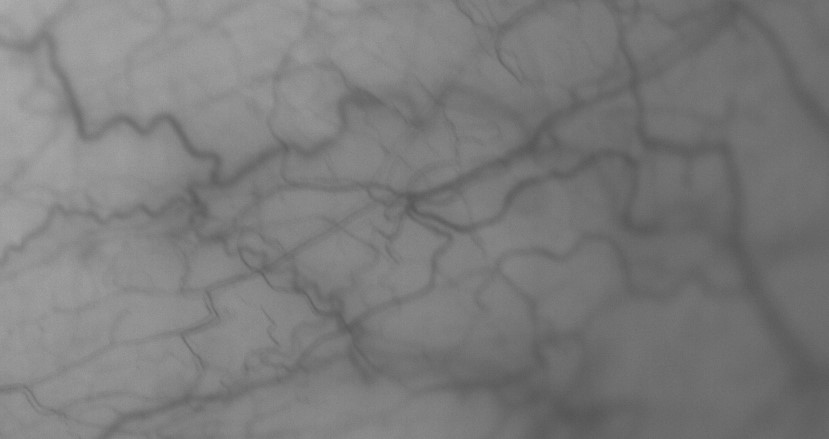
#> input picture myTemplate/vesselGUI/data/18.06.25/18_06_25_04.jpg, 829 x 439 px
$ python vessel_algorithm.py
#> lines starting #> are read from the running program, lines starting #| are printed output that depends on the picture

print('hellow')
import numpy as np
import matplotlib
matplotlib.use('TkAgg')
import matplotlib.pyplot as plt
from skimage.morphology import disk
import os
import sys
import math
import skimage
from skimage import morphology
from skimage import img_as_float
from skimage import img_as_ubyte
from skimage import img_as_uint
from skimage import io
from skimage import util
from scipy.ndimage.filters import convolve
from scipy import signal
from skimage.filters import threshold_otsu
from skimage.filters import rank
from skimage.filters import median

from skimage import img_as_float #convert img, we should use this function. Do Not Use np.astype
from skimage import transform
from skimage.filters.rank import median
from skimage import data, filters

from retinaSeg import retinahelpfunction as rhf
from retinaSeg import retinapreprocess as rpp
import cv2


# [70 lines left out: functions morphology_line, rotate_line_opening, interval_mapping, not called in this run]


class rotateMorphSeg():
	def __init__(self,imgPath):
		#get image path
		self.imgPath = imgPath
		self.oriImg = None
		self.claheImg = None
		self.tophatImg = None
		self.segmentedImg = None
		self.setAlgorithm()

    #def getImage(self):
    #    pass

	def setAlgorithm(self):
		self.oriImg = io.imread(self.imgPath)
#> self.oriImg is the input picture: shape (439, 829, 3); min 85, max 175, mean 123.5
		if len(self.oriImg.shape) == 3:
			self.oriImg = cv2.resize(self.oriImg[:,:,1],(1020,680))
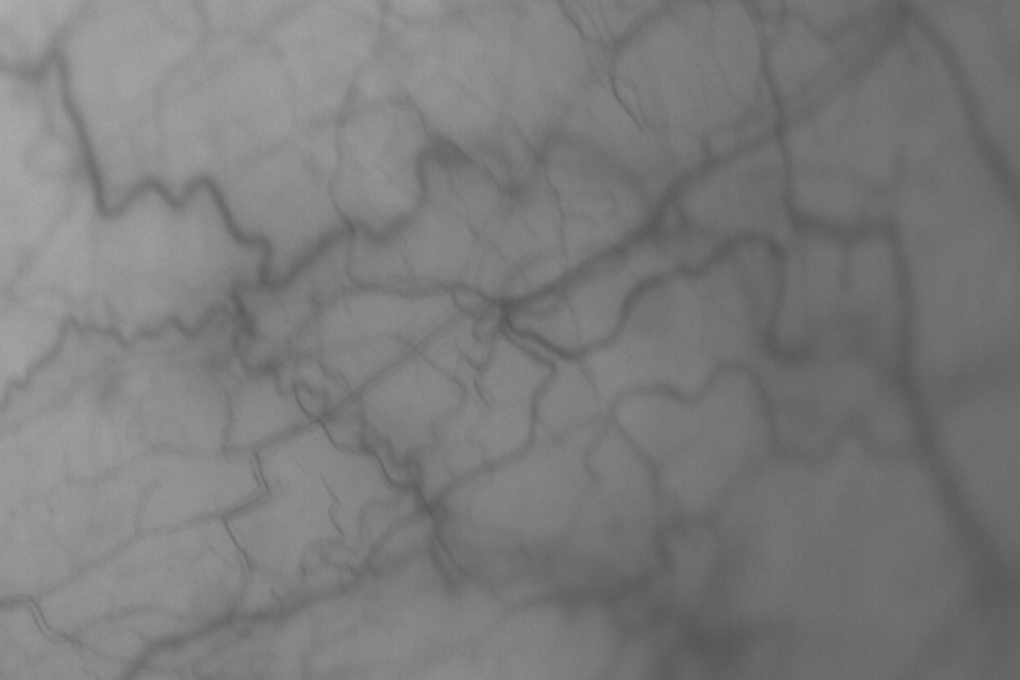
#> self.oriImg: shape (680, 1020); min 86, max 174, mean 123.4
		elif len(self.oriImg.shape) ==2:
			self.oriImg = cv2.resize(self.oriImg,(1020,680))
		else:
			print('img size error!')
			exit(-1)

		skimage.io.imsave('data01.png',self.oriImg)


	#def setHysthresisValue(self):
    #    pass

if __name__ == '__main__':
	print("hellow")
	vesselPath01 = './data/18.06.25/18_06_25_04.jpg'
	temp = rotateMorphSeg(vesselPath01)

$ run again, with myTemplate/vesselGUI/data/18.06.25/18_06_25_01.bmp saved as myTemplate/vesselGUI/data/18.06.25/18_06_25_04.jpg
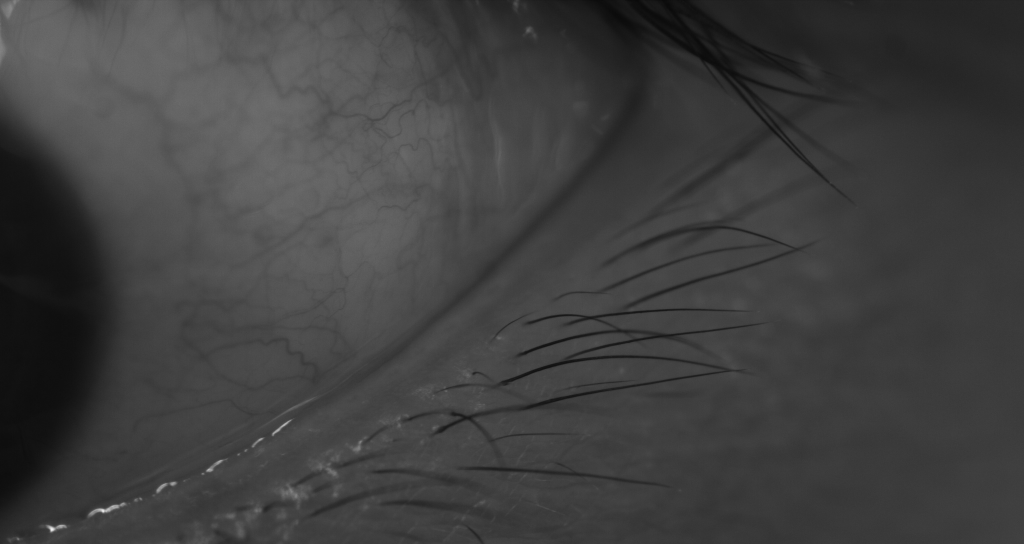
#> input picture myTemplate/vesselGUI/data/18.06.25/18_06_25_01.bmp, 2048 x 1088 px (shown at 1/2 size)
#> in setAlgorithm, self.oriImg is the input picture: shape (1088, 2048); min 9, max 250, mean 63.5
#> in setAlgorithm, `self.oriImg = cv2.resize(self.oriImg,(1020,680))`:
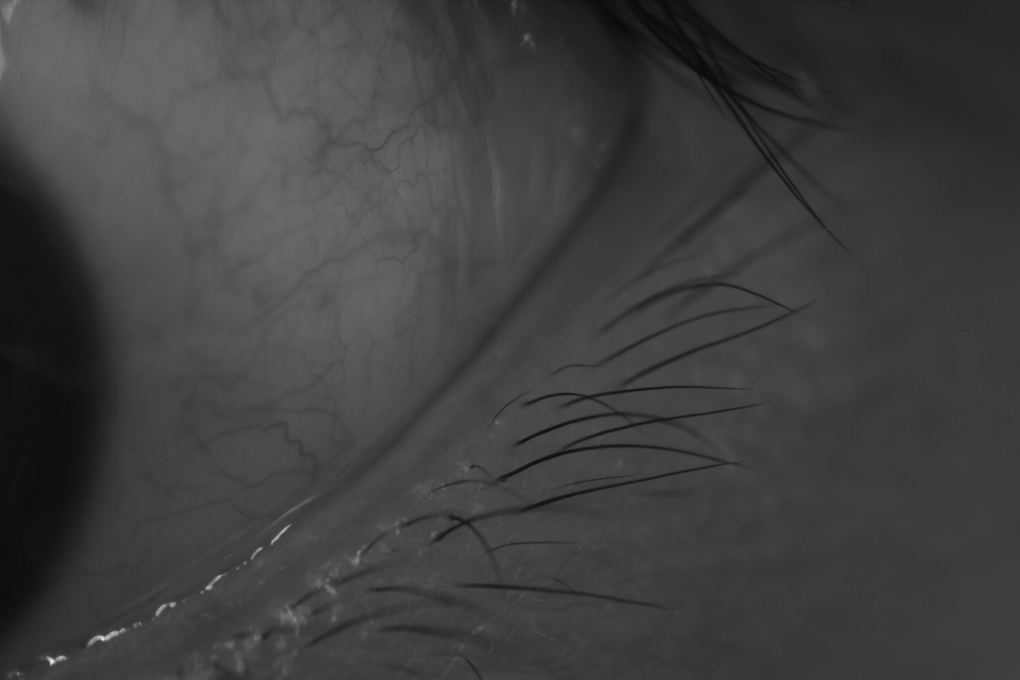
#> self.oriImg: shape (680, 1020); min 10, max 240, mean 63.4

$ run again, with myTemplate/vesselGUI/data/18.06.25/18_06_25_02.bmp saved as myTemplate/vesselGUI/data/18.06.25/18_06_25_04.jpg
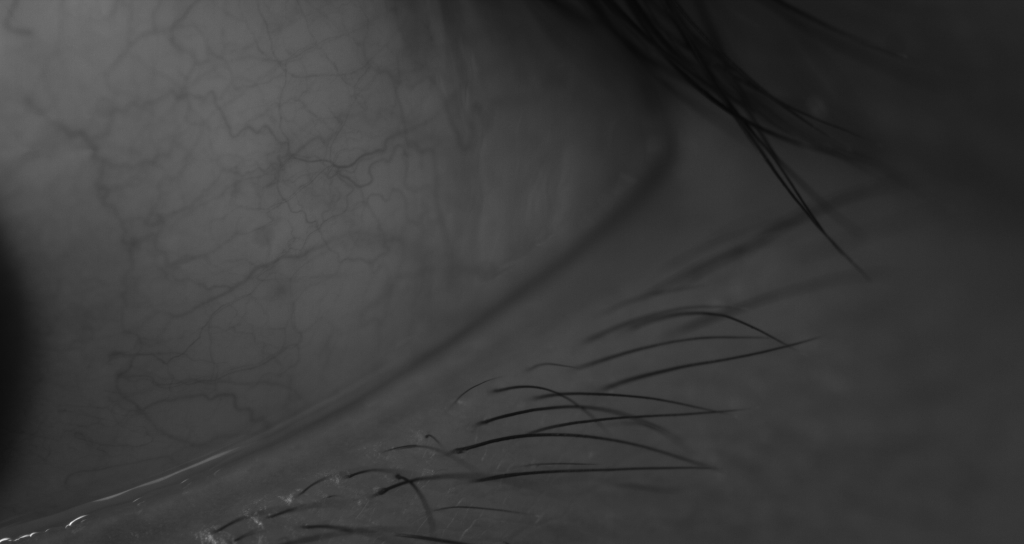
#> input picture myTemplate/vesselGUI/data/18.06.25/18_06_25_02.bmp, 2048 x 1088 px (shown at 1/2 size)
#> in setAlgorithm, self.oriImg is the input picture: shape (1088, 2048); min 5, max 246, mean 59
#> in setAlgorithm, `self.oriImg = cv2.resize(self.oriImg,(1020,680))`:
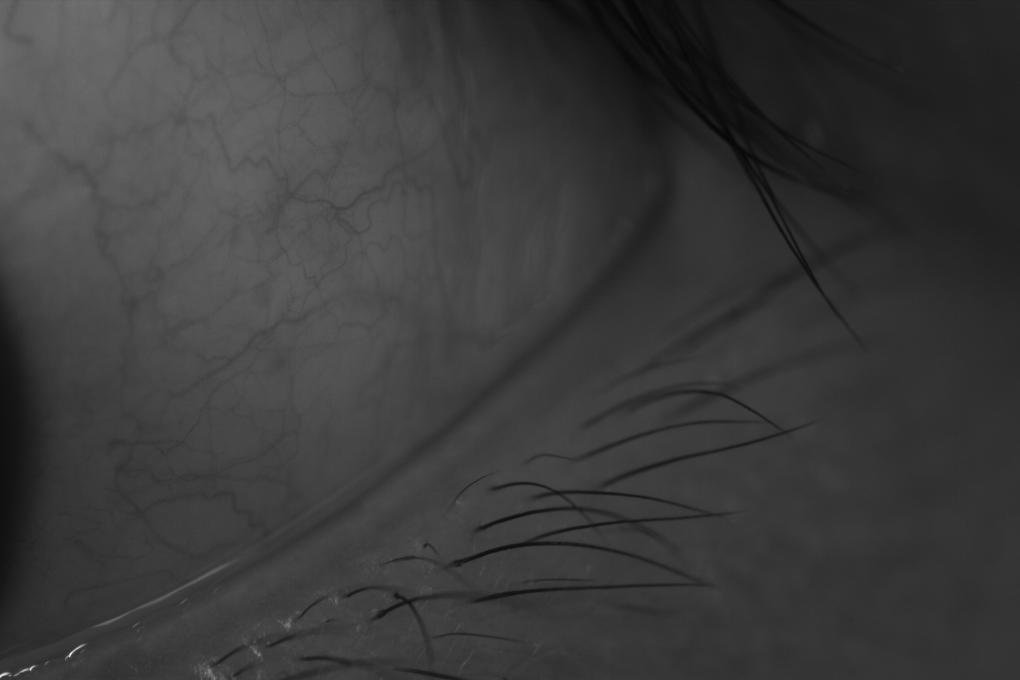
#> self.oriImg: shape (680, 1020); min 6, max 243, mean 58.9

$ run again, with myTemplate/vesselGUI/data/18.06.25/18_06_25_03.bmp saved as myTemplate/vesselGUI/data/18.06.25/18_06_25_04.jpg
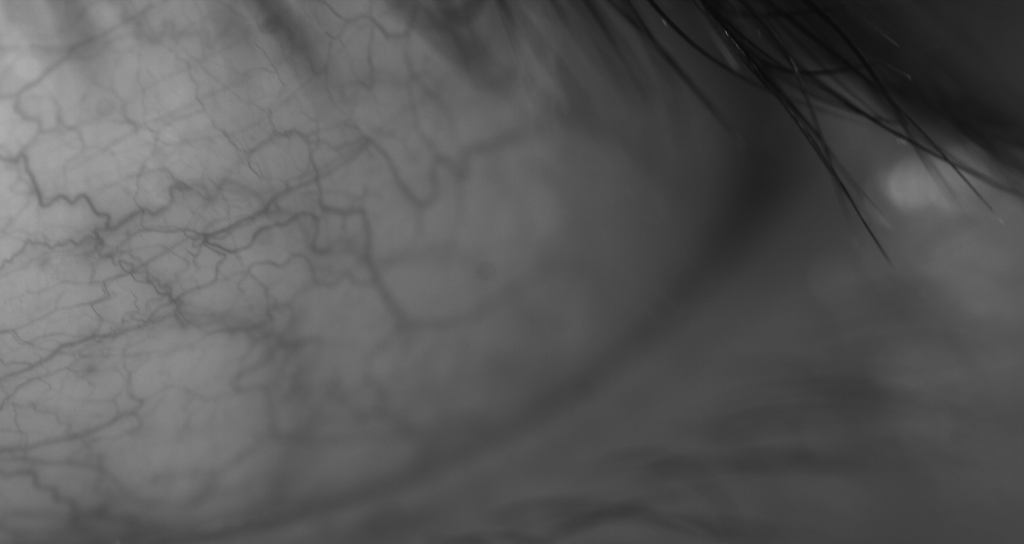
#> input picture myTemplate/vesselGUI/data/18.06.25/18_06_25_03.bmp, 2048 x 1088 px (shown at 1/2 size)
#> in setAlgorithm, self.oriImg is the input picture: shape (1088, 2048); min 8, max 179, mean 88.1
#> in setAlgorithm, `self.oriImg = cv2.resize(self.oriImg,(1020,680))`:
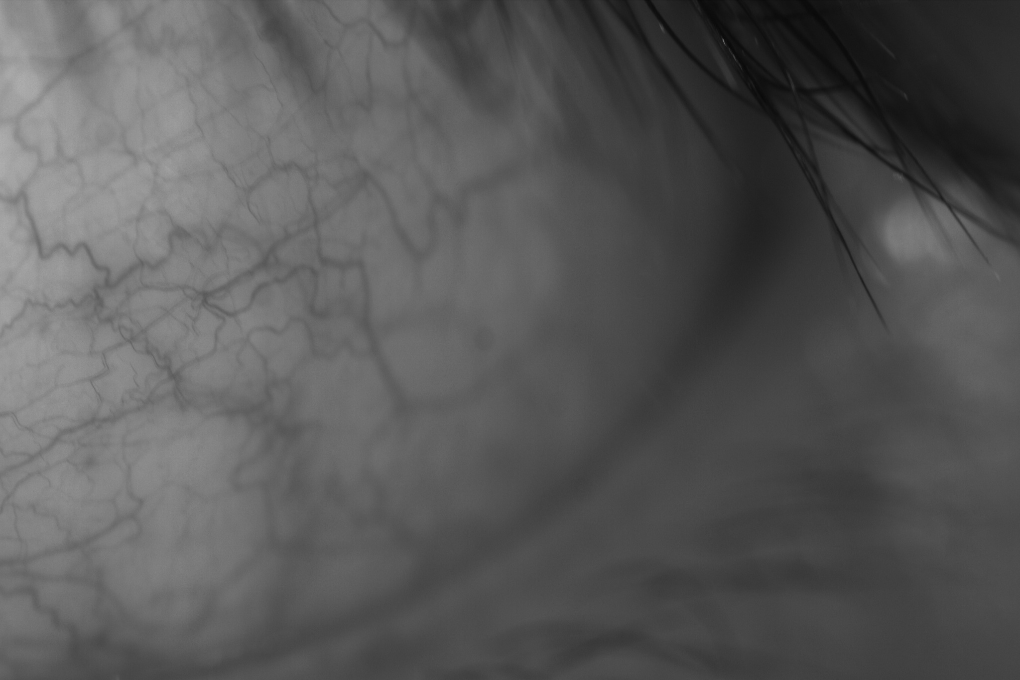
#> self.oriImg: shape (680, 1020); min 9, max 174, mean 88
